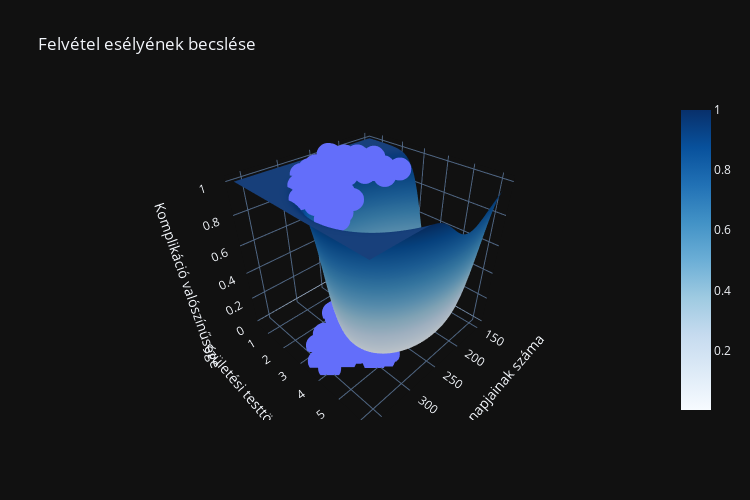

This figure's notebook cell:
### Markdown cell above
A modell viselkedésének teljes megértése érdekében érdemes nem csak a döntési határt, hanem a teljes illesztett felületet is ábrázolnunk. A `z` paraméter változtatásával kiválaszthatjuk melyik modellt ábrázoljuk, így jobban megérthetjük a költségfüggvény alakulását is.

### Code cell
# Ábrázolás Plotly-val
fig = go.Figure()

# A magyarázott változót transzponálni kell a helyes megjelenítésért.
fig.add_trace(go.Scatter3d(x=df['gestation'], y=df['birthweight'], z=df['complication'], mode= "markers"))
fig.add_trace(go.Surface(x=x1, y=x2, z=z_n.T, colorscale ='Blues'))

#Plot formázása
fig.update_layout(
    title = "Felvétel esélyének becslése",
    scene = dict(
        xaxis_title = "Terhesség napjainak száma",
        yaxis_title = "Születési testtömeg [kg]",
        zaxis_title = "Komplikáció valószínűsége"),
    template=styleTemplate,
    width=750,
    height=500,
)

#Plot megjelenítése
fig.show()

### Figure 1 — Plotly figure (JSON) as saved in the notebook; plotly's stock layout.template omitted (floating-point values rounded to 4 significant figures; data arrays with more than 128 entries replaced by an {"elided": "..."} marker saying what was removed)
{"data": [{"mode": "markers", "type": "scatter3d", "x": {"elided": "1350 int values"}, "y": {"elided": "1350 float values"}, "z": {"elided": "1350 int values"}}, {"colorscale": [[0, "rgb(247,251,255)"], [0.125, "rgb(222,235,247)"], [0.25, "rgb(198,219,239)"], [0.375, "rgb(158,202,225)"], [0.5, "rgb(107,174,214)"], [0.625, "rgb(66,146,198)"], [0.75, "rgb(33,113,181)"], [0.875, "rgb(8,81,156)"], [1, "rgb(8,48,107)"]], "type": "surface", "x": {"elided": "200 float values"}, "y": {"elided": "200 float values"}, "z": {"elided": "200x200 float values"}}], "layout": {"height": 500, "scene": {"xaxis": {"title": {"text": "Terhesség napjainak száma"}}, "yaxis": {"title": {"text": "Születési testtömeg [kg]"}}, "zaxis": {"title": {"text": "Komplikáció valószínűsége"}}}, "title": {"text": "Felvétel esélyének becslése"}, "width": 750}}
